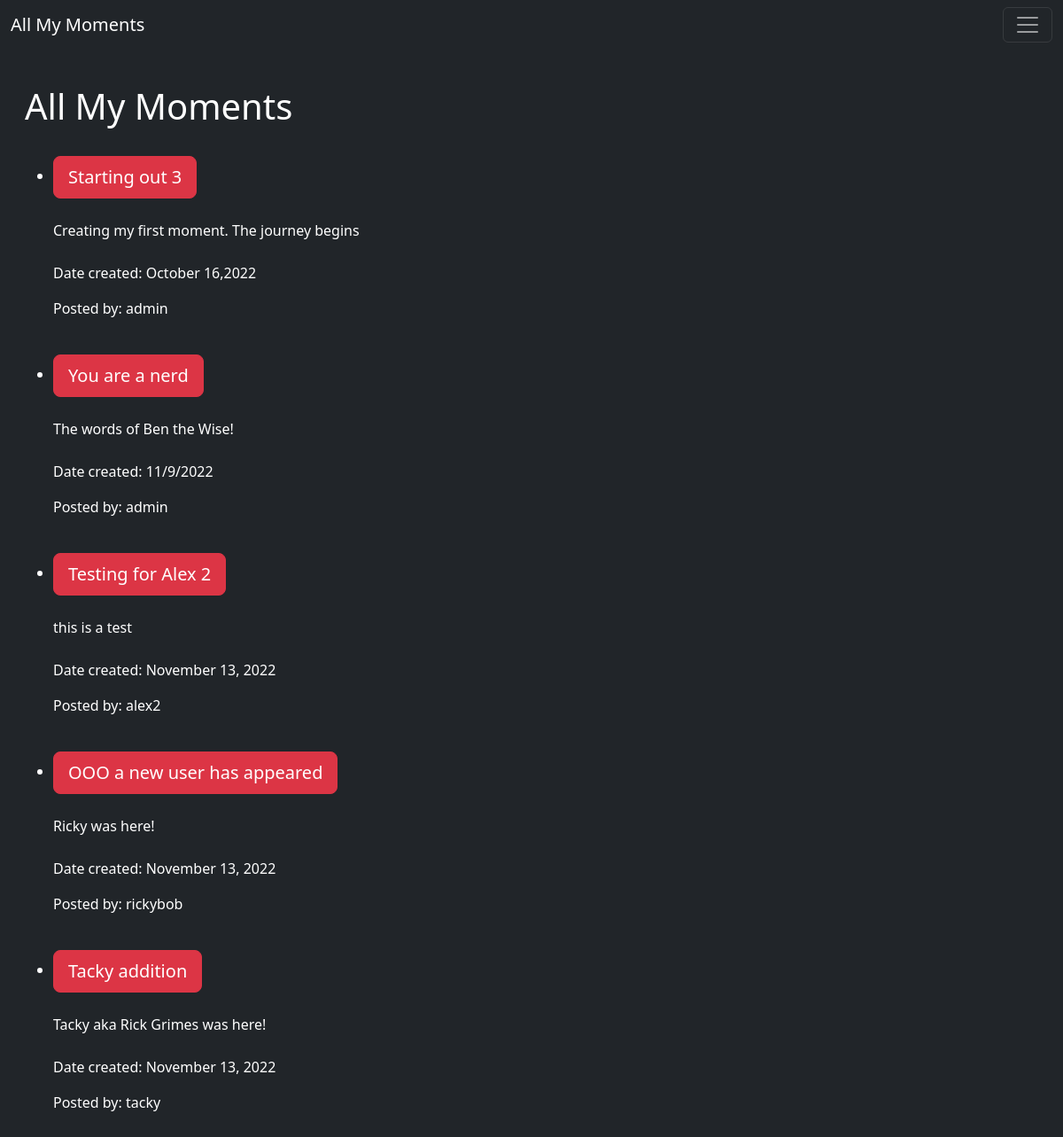
The page / on the database its author committed.
### ActualProject/models.py (models this page shows, shortened)
class MomentsToDocument(models.Model):
	title_Of_Moment = models.CharField(max_length = 255)
	created_by = models.ForeignKey(User,on_delete=models.CASCADE)
	date_Of_Moment = models.CharField(max_length = 255)
	body_Text_Of_Moment = models.TextField()

### ActualProject/views.py (the view)
# urls.py: path('', homepage.as_view(), name ="home"),
class homepage(ListView):
	model = MomentsToDocument
	template_name = 'home.html'

### ActualProject/templates/home.html (shortened to what this page needs)
{% extends 'base.html' %}
{% block content %}
<br/>
<h1> All My Moments </h1>
<br/>
<ul>
{% for x in object_list %}
	<li> <large> <a href="{% url 'moment-information' x.pk %}" class ="btn btn-danger btn-lg"> {{x.title_Of_Moment}} </a> </large> <br/> <br/>
	{{x.body_Text_Of_Moment}}<br/><br/>
	<p> Date created: {{x.date_Of_Moment}} <p>
	<p> Posted by: {{x.created_by}} </p>
	<br/>
	</li>
{% endfor %}
<br/><br/><br/><br/><br/><br/><br/><br/><br/><br/><br/><br/>
</ul>
{% endblock %}

### ActualProject/templates/base.html (shortened to what this page needs)
<!doctype html>
<html lang="en">
  <head>
    <link href="https://cdn.jsdelivr.net/npm/bootstrap@5.2.2/dist/css/bootstrap.min.css" rel="stylesheet">
  </head>
  <body>
    <nav class="navbar navbar-dark bg-dark">
  <div class="container-fluid">
    <a class="navbar-brand" href="{% url 'home' %}">All My Moments</a>
    <button class="navbar-toggler" type="button" data-bs-toggle="collapse" data-bs-target="#navbarSupportedContent" aria-controls="navbarSupportedContent" aria-expanded="false" aria-label="Toggle navigation">
      <span class="navbar-toggler-icon"></span>
    </button>
  </div>
</nav>
<div class="p-3 mb-2 bg-dark text-white">
    <div class="container-fluid">
    {% block content %}
    {% endblock %}
    </div>
  </div>
  </body>
</html>

### rows shown on the page
MomentsToDocument: title_Of_Moment "Starting out 3", body_Text_Of_Moment "Creating my first moment. The journey begins", date_Of_Moment "October 16,2022", created_by "admin"
MomentsToDocument: title_Of_Moment "You are a nerd", body_Text_Of_Moment "The words of Ben the Wise!", date_Of_Moment "11/9/2022", created_by "admin"
MomentsToDocument: title_Of_Moment "Testing for Alex 2", body_Text_Of_Moment "this is a test", date_Of_Moment "November 13, 2022", created_by "alex2"
MomentsToDocument: title_Of_Moment "OOO a new user has appeared", body_Text_Of_Moment "Ricky was here!", date_Of_Moment "November 13, 2022", created_by "rickybob"
MomentsToDocument: title_Of_Moment "Tacky addition", body_Text_Of_Moment "Tacky aka Rick Grimes was here!", date_Of_Moment "November 13, 2022", created_by "tacky"
